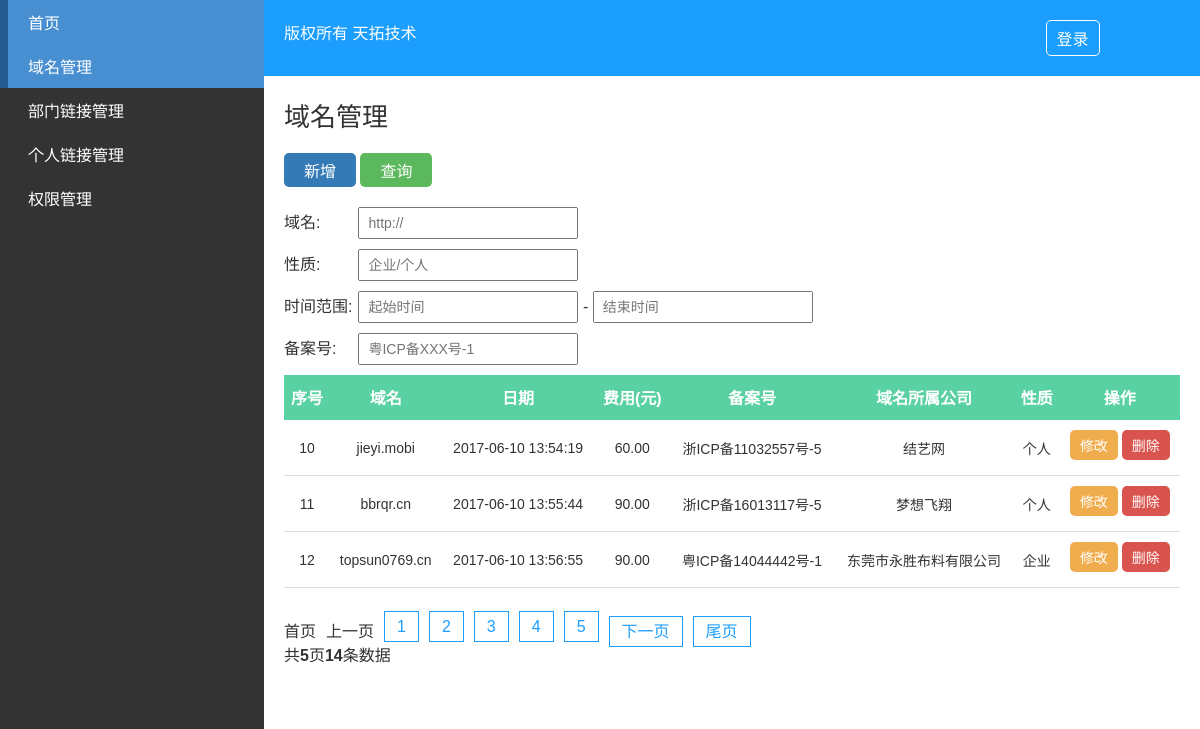
The app's page /domain.php, older data.
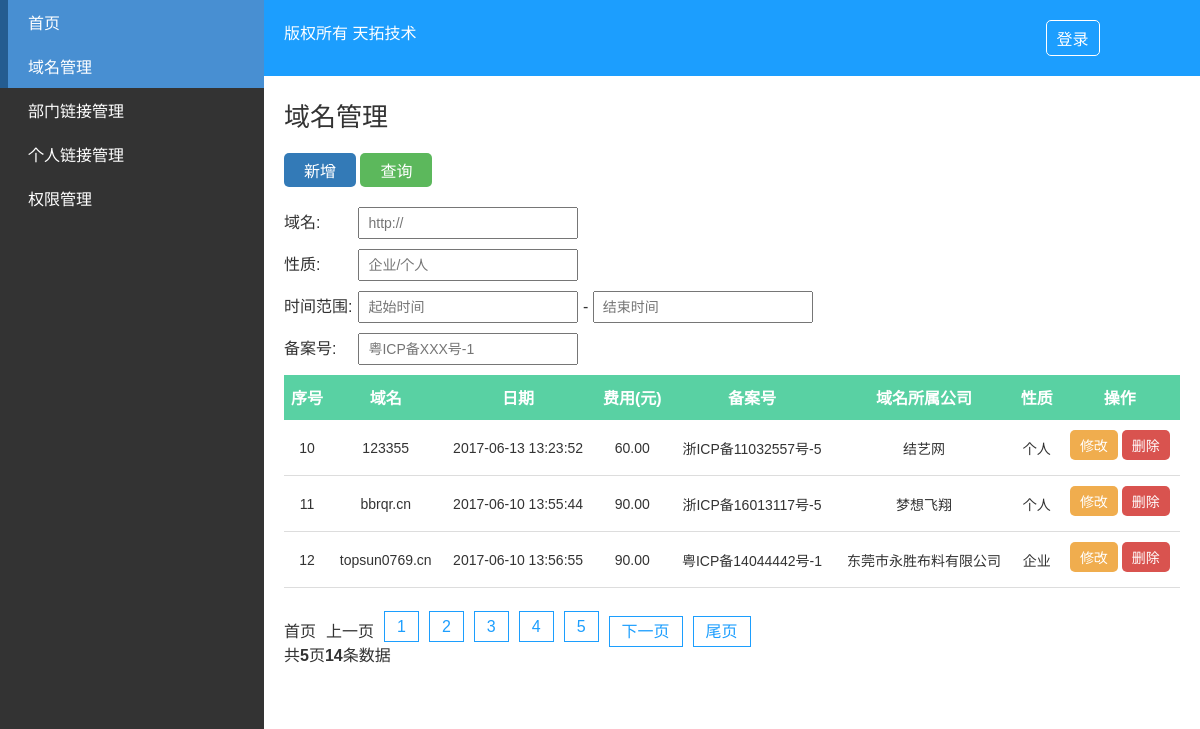
The same page, newer data.
### tables this page shows
CREATE TABLE `domain` (
  `id` int(11) unsigned NOT NULL AUTO_INCREMENT,
  `domain` varchar(32) NOT NULL COMMENT '域名',
  `time` varchar(32) DEFAULT NULL COMMENT '时间',
  `money` float(8,2) DEFAULT '0.00' COMMENT '费用',
  `record_number` varchar(64) DEFAULT NULL COMMENT '备案号',
  `company` varchar(128) DEFAULT NULL COMMENT '公司',
  `nature` varchar(32) DEFAULT NULL COMMENT '性质',
  `status` tinyint(1) NOT NULL DEFAULT '1' COMMENT '是否显示',
  PRIMARY KEY (`id`)
);

### library/PDO_class.php (called while the page is built, shortened)
<?php
require_once COMMON_PATH . "common.php";
class server
{
	private $server;
	public function __construct($config = array())
	{
		if(empty($config)) {
			$config = [
				'host'     => DB_HOST,
				'dbname'   => DB_NAME,
				'username' => DB_USER,
				'password' => DB_PSW,
			];
		}
		$this->server = new PDO("mysql:host=$config[host];dbname=$config[dbname];charset=utf8", $config['username'], $config['password']);
		$this->server->query("set names utf8");
	}
	function select($table, $where = '', $join = '', $desc = '', $limit = '', $search_felid = '')
	{
		$ifwhere    = '';
		$order      = '';
		$desc_limit = '';
		if (! empty($limit)) {
			$desc_limit = "limit {$limit}";
		}
		if(empty($search_felid)) $search_felid = '*';
		$Model = $this->server->prepare("SELECT {$search_felid} FROM {$table} {$join} {$ifwhere} {$order} {$desc_limit}");
		$Model->execute();
		$m_data = $Model->fetchAll(2);
			return $m_data;
	}
	public function total($table, $where='') {
		try {
			$ifwhere    = '';
			$result = $this->server->query("SELECT COUNT(*) AS total FROM {$table} {$ifwhere}");
			if($result) {
				foreach ($result as $v) {
		    		$total = $v['total'];
		  		}
			}
	  		return $total ? (int)$total : 0;
  		} catch (PDOException $e) {
	      exit($e->getMessage());
	    }
	}
}
?>

### common/common.php (called while the page is built, shortened)
<?php
	function get_search_url() {
		$url_get = '';
		return $url_get;
	}

### domain.php (the view, shortened to what this page needs)
<?php
require_once CLASS_PATH  . "PDO_class.php";
require_once COMMON_PATH . "common.php";
require_once CLASS_PATH  . 'page_class.php';
$pdo = new server();
$where = '';
$count    = $pdo->total('domain', $where);
$now_page = intval($_GET['page']) ? intval($_GET['page']) : 1;
$offset   = PAGE_NUM * ($now_page - 1);
$arrData =  $pdo->select('domain', $where, '', '', "$offset," . PAGE_NUM);
?>
<!DOCTYPE html>
<html lang="en">
<head>
	<link rel="stylesheet" type="text/css" href="css/font/iconfont.css">
	<link rel="stylesheet" type="text/css" href="css/main.css">
</head>
<body>
	<div class="container clear">
		<?php require ('sidebar.php');?>
		<div class="container-right">
			<?php require ('header.php');?>
			<div class="main">
				<h2>域名管理</h2>
				<div class="operate">
					<a href="#" class="btn add">新增</a>
					<a href="javascript:document.search.submit()" class="btn search">查询</a>
				</div>
				<form action="#" class="searchForm" method="GET" name="search">
					<div class="entry">
						<label>域名:</label>
						<input type="text" name="domain" placeholder="http://">
					</div>
					<div class="entry">
						<label>性质:</label>
						<input type="text" name="nature" placeholder="企业/个人">
					</div>
					<div class="entry">
						<label>时间范围:</label>
						<input type="text" name="start_time" placeholder="起始时间"  onClick="WdatePicker()"> -
						<input name="end_time" placeholder="结束时间"  type="text" onClick="WdatePicker()">
					</div>
					<div class="entry">
						<label>备案号:</label>
						<input type="text" name="record_number" placeholder="粤ICP备XXX号-1">
					</div>
				</form>
				<div class="table">
					<table>
						<thead>
							<tr>
								<th>序号</th>
								<th>域名</th>
								<th>日期</th>
								<th>费用(元)</th>
								<th>备案号</th>
								<th>域名所属公司</th>
								<th>性质</th>
								<th>操作</th>
							</tr>
						</thead>
						<tbody>
							<?php if($arrData || $arrData[0]) { foreach ($arrData as $key => $value){ ?>
								<tr>
									<td><?php echo $value['id'] ?></td>
									<td><?php echo $value['domain'] ?></td>
									<td><?php echo date('Y-m-d H:i:s', $value['time']) ?></td>
									<td><?php echo $value['money'] ?></td>
									<td><?php echo $value['record_number'] ?></td>
									<td><?php echo $value['company'] ?></td>
									<td><?php echo $value['nature'] ?></td>
									<td>
										<a href="#" class="btn modify" id="" onclick="modify(<?php echo $value['id'] ?>)">修改</a>
										<a href="#" class="btn delete" onclick="delete_by_id(<?php echo $value['id'] ?>, 'domain')">删除</a>
									</td>
								</tr>
							<?php } } ?>
						</tbody>
					</table>
					<div class="paginate">
						<ul class="clear">
						<?php if ($count > PAGE_NUM){
							$objPage  = new page($count, PAGE_NUM, $now_page, '?page={page}' . get_search_url());
							echo $objPage->myde_write();
							}  ?>
						</ul>
					</div>
				</div>
			</div>
		</div>
	</div>
</body>
</html>

### sidebar.php (shortened to what this page needs)
<div class="container-left">
	<ul class="nav">
		<li>
		    <a href="index.php" class="menu_list" id="index">首页</a>
		</li>
		<li>
		    <a href="domain.php" class="menu_list" id="domain">域名管理</a>
		</li>
		<li>
		    <a href="dp-links.php" class="menu_list" id="dp-links">部门链接管理</a>
		</li>
		<li>
		    <a href="links.php" class="menu_list" id="links">个人链接管理</a>
		</li>
		<li>
		    <a href="permit.php" class="menu_list" id="permit">权限管理</a>
		</li>
	</ul>
</div>

### header.php (shortened to what this page needs)
<div class="top clear">
	<div class="copyright">
		版权所有 天拓技术
	</div>
	<div class="handle"><a href="#" class="login">登录</a></div>
</div>

### library/page_class.php (shortened to what this page needs)
<?php
class page {
    private $myde_total;
    private $myde_page;
    private $myde_page_count;
    private $myde_i;
    private $myde_en;
    private $myde_url;
    public function __construct($myde_total = 1, $myde_size = 1, $myde_page = 1, $myde_url, $show_pages = 2) {
        $this->myde_total = $this->numeric($myde_total);
        $this->myde_size = $this->numeric($myde_size);
        $this->myde_page = $this->numeric($myde_page);
        $this->myde_page_count = ceil($this->myde_total / $this->myde_size);
        $this->myde_url = $myde_url;
        $this->myde_i = $this->myde_page - $show_pages;
        $this->myde_en = $this->myde_page + $show_pages;
        if ($this->myde_i < 1) {
            $this->myde_en = $this->myde_en + (1 - $this->myde_i);
            $this->myde_i = 1;
        }
    }
    private function numeric($num) {
        if (strlen($num)) {
            if (!preg_match("/^[0-9]+$/", $num)) {
                $num = 1;
            } else {
                $num = substr($num, 0, 11);
            }
        } else {
            $num = 1;
        }
        return $num;
    }
    private function page_replace($page) {
        return str_replace("{page}", $page, $this->myde_url);
    }
    private function myde_home() {
        if ($this->myde_page != 1) {
            return "<li><a href='" . $this->page_replace(1) . "' title='首页'>首页</a></li>";
        } else {
            return "<li><p>首页</p></li>";
        }
    }
    private function myde_prev() {
        if ($this->myde_page != 1) {
            return "<li><a href='" . $this->page_replace($this->myde_page - 1) . "' title='上一页'>上一页</a></li>";
        } else {
            return "<li><p>上一页</p></li>";
        }
    }
    private function myde_next() {
        if ($this->myde_page != $this->myde_page_count) {
            return "<li><a href='" . $this->page_replace($this->myde_page + 1) . "' title='下一页'>下一页</a></li>";
        } else {
            return"<li><p>下一页</p></li>";
        }
    }
    private function myde_last() {
        if ($this->myde_page != $this->myde_page_count) {
            return "<li><a href='" . $this->page_replace($this->myde_page_count) . "' title='尾页'>尾页</a></li>";
        } else {
            return "<li><p>尾页</p></li>";
        }
    }
    public function myde_write($id = 'page') {
        $str = "<div id=" . $id . ">";
        $str.=$this->myde_home();
        $str.=$this->myde_prev();
        for ($i = $this->myde_i; $i <= $this->myde_en; $i++) {
            if ($i == $this->myde_page) {
                $str.="<li><a href='" . $this->page_replace($i) . "' title='第" . $i . "页' class='active'>$i</a></li>";
            } else {
                $str.="<li><a href='" . $this->page_replace($i) . "' title='第" . $i . "页'>$i</a></li>";
            }
        }
        $str.=$this->myde_next();
        $str.=$this->myde_last();
        $str.="<p class='pageRemark'>共<b>" . $this->myde_page_count .
                "</b>页<b>" . $this->myde_total . "</b>条数据</p>";
        $str.="</div>";
        return $str;
    }
}
?>

### css/main.css (style rules this page uses)
* { padding: 0; margin: 0; }
body { font-family: '微软雅黑', Arial, 'sans-serif' }
ul li { list-style: none; }
a:hover, a:link, a:visited, a:active { text-decoration: none; color: #fff; }
h2 { font-size: 26px; font-weight: lighter; padding-bottom: 20px; }
input { height: 28px; font-family: '微软雅黑', Arial, 'sans-serif'; font-size: 14px; line-height: 28px; padding: 0 8px; min-width: 200px; }
.clear { content: ''; display: table; clear: both; }
.btn { display: inline-block; padding: 5px 10px; background: #1c9efe; color: #fff; border-radius: 5px; transition: all .5s; -webkit-transition: all .5s; -o-transition: all .5s; }
.btn.add { background: #337ab7; }
.btn.modify { background: #f0ad4e; margin-bottom: 5px; }
.btn.search { background: #5cb85c; }
.btn.delete { background: #d9534f; }
.container { width: 100%; }
.container-left { position: fixed; float: left; height: 100%; width: 22%; background: #333; color: #fff; }
.container-right { position: relative; float: right; width: 78%; background: #fff; color: #333; }
.nav li a { display: block; padding: 10px 20px; border-left: 8px #333 solid; transition: all .5s; -webkit-transition: all .5s; -o-transition: all .5s; }
.nav li a.active { background: #488fd2; border-left: 8px #245c90 solid; }
.top { padding: 20px; background: #1c9efe; width: 100%; box-sizing: border-box; }
.top a { display: inline-block; padding: 5px 10px; color: #fff; border: 1px #fff solid; border-radius: 5px; margin-right: 10px; transition: all .5s; -webkit-transition: all .5s; -o-transition: all .5s; }
.top .copyright { float: left; width: 85%; color: #fff; }
.top .handle { float: right; width: 15%; }
.main { padding: 20px; }
table { width: 100%; border-collapse: collapse; }
table thead { background: #59d1a3; color: #fff; }
table tbody tr { transition: all .5s; -webkit-transition: all .5s; -o-transition: all .5s; }
table td, table th { padding: 10px 5px; text-align: center; }
table td { border-bottom: 1px solid #ddd; font-size: 14px; word-wrap:break-word; }
table th { border-bottom: 1px solid #59d1a3; }
.operate { padding-bottom: 20px; }
.operate a { display: inline-block; padding: 5px 20px; }
form .entry { padding-bottom: 10px; }
form .entry label { display: inline-block; min-width: 70px; }
.paginate { margin: 30px 0 15px; }
.paginate ul li { float: left; text-align: center; margin-right: 10px; }
.paginate ul li a { padding: 6px 12px; border: 1px #1c9efe solid; background: #fff; color: #1c9efe; transition: all .5s; -webkit-transition: all .5s; -o-transition: all .5s; }

Row changes from the older to the newer data that the page shows:
changed domain "浙ICP备11032557号-5": domain "jieyi.mobi" → "123355"; time "2017-06-10 13:54:19" → "2017-06-13 13:23:52"
